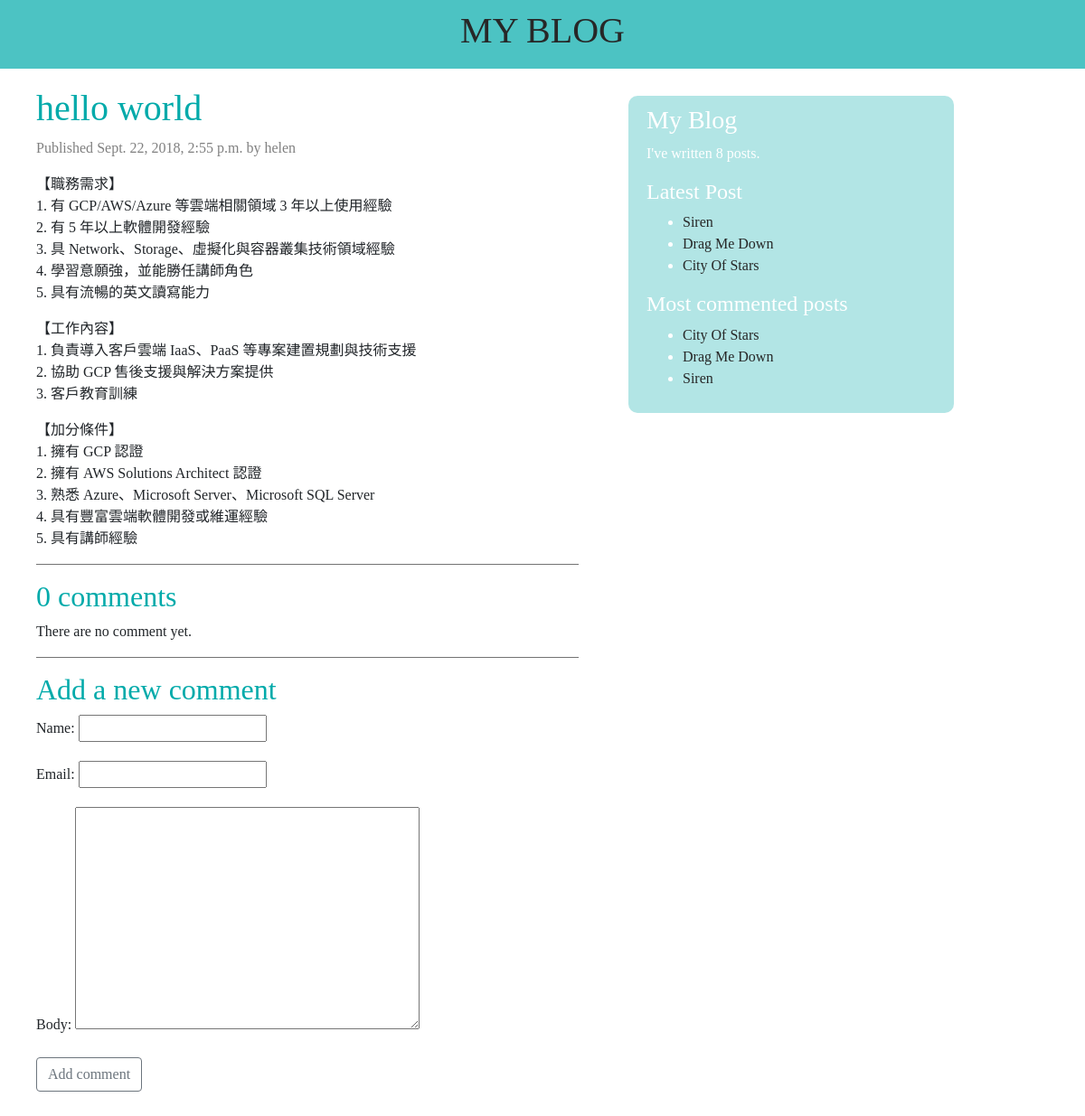
The app's page /blog/2018/09/22/hello_world/ with its own data.
### blog/models.py (models this page shows, shortened)
class  Post(models.Model):
	STATUS_CHOICES=(
			('draft','Draft'),
			('published','Published')
	)
	title = models.CharField(max_length=250)
	slug = models.SlugField(max_length=250,unique_for_date='publish')
	author = models.ForeignKey(User,related_name='blog_posts',on_delete=models.CASCADE)
	body = models.TextField()
	publish = models.DateTimeField(default=timezone.now)
	created = models.DateTimeField(auto_now_add=True)
	updated = models.DateTimeField(auto_now = True)
	status = models.CharField(max_length=10,choices=STATUS_CHOICES,default='draft')
	objects = models.Manager()
	published = PublishedManager()
	tags = TaggableManager()
	class Meta:
		ordering = ('-publish',)
	def get_absolute_url(self):
		return reverse('blog:post_detail',
					args=[self.publish.year,
						  self.publish.strftime('%m'),
						  self.publish.strftime('%d'),
						  self.slug])
	def get_home_page(self):
		return reverse('blog:post_list')

### blog/views.py (the view)
def post_detail(request, year, month, day, post):
    post = get_object_or_404(Post, slug=post,
                                   status='published')
    comments = post.comments.filter(active=True)
    new_comment = None
    if request.method == 'POST':
        comment_form = CommentForm(data=request.POST)
        if comment_form.is_valid():
            new_comment = comment_form.save(commit=False)
            new_comment.post = post
            new_comment.save()
    else:
        comment_form = CommentForm()
    return render(request,
                  'blog/post/detail.html',
                  {'post': post,
                  'comments': comments,
                  'new_comment': new_comment,
                  'comment_form': comment_form})

### blog/forms.py
class CommentForm(forms.ModelForm):
	class Meta:
		model = Comment
		fields = ('name','email','body')

### blog/templatetags/blog_tags.py (called while the page is built)
@register.simple_tag
def total_posts():
	return Post.published.count()

@register.inclusion_tag('blog/post/latest_posts.html')
def show_latest_posts(count=5):
	latest_posts = Post.published.order_by('-publish')[:count]
	return {'latest_posts':latest_posts}

@register.simple_tag
def get_most_commented_posts(count=3):
	return Post.published.annotate(
			total_comments = Count('comments')
		).order_by('-total_comments')[:count]

### blog/templates/blog/post/detail.html (shortened to what this page needs)
{% extends "blog/base.html" %}
{% block content %}
	<div id="post_detail" >
		<h1 style="color: #00AAAA">{{ post.title }}</h1>
		<p class="date">
			Published {{ post.publish }} by {{ post.author }}
		</p>
		{{ post.body|linebreaks }}
	</div>
	<hr color="gray" size="5">
	<div>
	{% with comments.count as total_comments %}
  	<h2>
    {{ total_comments }} comment{{ total_comments|pluralize }}
    </h2>
	{% endwith %}
	{% for comment in comments %}
		<div>
			<p>
				Comment {{ forloop.counter}} by {{ comment.name }}
				{{ comment.created }}
			</p>
			{{ comment.body|linebreaks }}
		</div>
	{% empty %}
		<p>There are no comment yet.</p>
	{% endfor %}
	{% if new_comment %}
  		<h3>Your comment has been added.</h3>
	{% else %}
	<hr color="gray" size="5">
	<div>
  		<h2>Add a new comment</h2>
  			<form action="." method="post" style="">
    		{{ comment_form.as_p }}
    		<button type="submit" class="btn btn-outline-secondary">Add comment</button>
  			</form>
  	</div><br><br><br>
	{% endif %}
	</div>
{% endblock %}

### blog/templates/blog/base.html (shortened to what this page needs)
{% load blog_tags %}
{% load staticfiles %}
<!DOCTYPE html>
<html>
<head>
	<link rel="stylesheet" href="https://stackpath.bootstrapcdn.com/bootstrap/4.1.1/css/bootstrap.min.css">
	<link rel="stylesheet" type="text/css" href="{% static 'css/base_style.css' %}">
</head>
<body>
	<div id="main_title">
		<h1><a href= '{{ post.get_home_page }}' class="button_href">MY BLOG</a></h1>
	</div>
	<div id='content'>
		{% block content %}
		{% endblock %}
	</div>
	<div id='sidebar'>
		<h3>My Blog</h3>
		<p>I've written {% total_posts %} posts.</p>
		<h4>Latest Post</h4>
			{% show_latest_posts 3 %}
		<h4>Most commented posts</h4>
		{% get_most_commented_posts as most_commented_posts %}
			<ul>
				{% for post in most_commented_posts %}
				<li>
					<a href="{{ post.get_absolute_url }}">{{ post.title }}</a>
				</li>
				{% endfor %}
			</ul>
	</div>
</body>
</html>

### blog/templates/blog/post/latest_posts.html
<ul>
	{% for post in latest_posts %}
	<li>
		<a href="{{ post.get_absolute_url }}">{{ post.title }}</a>
	</li>
	{% endfor %}
</ul>

### blog/static/css/base_style.css (style rules this page uses)
body { font-family:helvetica, sans-serif; background-color:white; font-family:"Times New Roman", Times, serif;; }
a { text-decoration:none; color: #272727; }
h2 { color: #00AAAA; }
#main_title { padding:10px 30px; background-color:rgb(0, 170, 170,0.7); color: white; text-align:center; position:relative; }
#content { margin: 20px 25px 20px 10px; padding:0px 30px; width: 55%; float:left; }
#sidebar { background-color:rgb(0, 170, 170,0.3); color: white; border-radius: 10px; width: 30%; margin-top: 30px; padding: 10px 20px; float:left; }
.date { color: gray; }

### records on screen
Post: title "hello world", publish "Sept. 22, 2018, 2:55 p.m.", author "helen", body "【職務需求】 1. 有 GCP/AWS/Azure 等雲端相關領域 3 年以上使用經驗 2. 有 5 年以上軟體開發經驗 3. 具 Network、Storage、虛擬化與容器叢集技術領域經驗 4. 學習意願強，並能勝任講師角色 5. 具有流暢的英文讀寫能力 【工作內容】 1. 負責導入客戶雲端 IaaS、PaaS 等專案建置規劃與技術支援 2. 協助 GCP 售後支援與解決方案提供 3. 客戶教育訓練 【加分條件】 1. 擁有 GCP 認證 2. 擁有 AWS Solutions Architect 認證 3. 熟悉 Azure、Microsoft Server、Microsoft SQL Server 4. 具有豐富雲端軟體開發或維運經驗 5. 具有講師經驗"
Post: title "Siren"
Post: title "Drag Me Down"
Post: title "City Of Stars"

### other values on screen
{{ total_comments }} "0"
